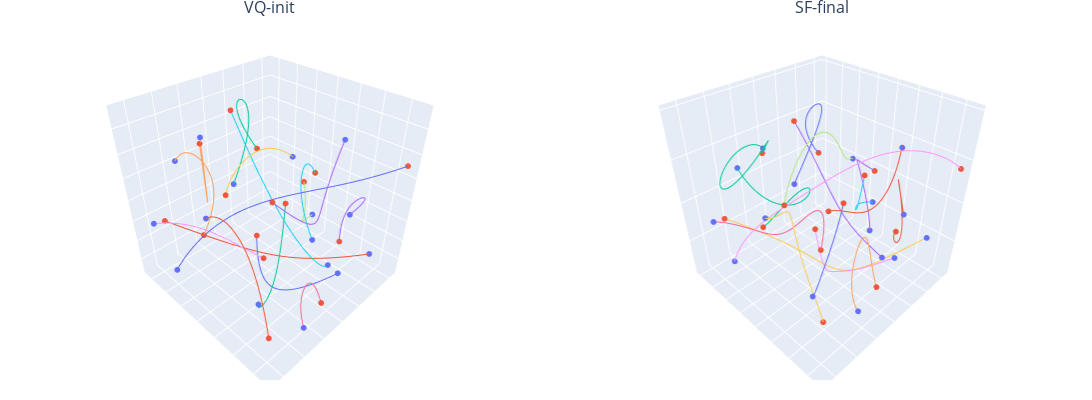

Notebook code cell kept with this figure:
### Code cell
idx = 42 # np.random.randint(0, sample_size)  # 42, 26
print(idx)

x_traj_init, y_traj_init, z_traj_init = c_pred.reshape(-1, 3, num_agent, 11)[idx] @ diff_opt.P.mT

x_traj = primal_sol_x.reshape(-1, num_agent, 11)[idx] @ diff_opt.P.mT
y_traj = primal_sol_y.reshape(-1, num_agent, 11)[idx] @ diff_opt.P.mT
z_traj = primal_sol_z.reshape(-1, num_agent, 11)[idx] @ diff_opt.P.mT

multiviz_trajs(
    th.stack([x_traj_init, x_traj], dim=0).cpu().detach().numpy(), 
    th.stack([y_traj_init, y_traj], dim=0).cpu().detach().numpy(), 
    th.stack([z_traj_init, z_traj], dim=0).cpu().detach().numpy(), 
    nrows=1, ncols=2, height=400, width=1300, titles=["VQ-init", "SF-final"]
)
